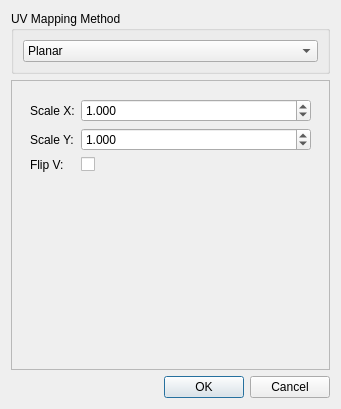
<?xml version="1.0" encoding="UTF-8"?>
<ui version="4.0">
 <class>UVGenerationDialog</class>
 <widget class="QDialog" name="UVGenerationDialog">
  <property name="geometry">
   <rect>
    <x>0</x>
    <y>0</y>
    <width>341</width>
    <height>409</height>
   </rect>
  </property>
  <property name="maximumSize">
   <size>
    <width>341</width>
    <height>16777215</height>
   </size>
  </property>
  <property name="windowTitle">
   <string>Generate UV Coordinates</string>
  </property>
  <layout class="QVBoxLayout" name="verticalLayout">
   <item>
    <widget class="QGroupBox" name="groupBox_Method">
     <property name="title">
      <string>UV Mapping Method</string>
     </property>
     <layout class="QVBoxLayout" name="verticalLayout_2">
      <item>
       <widget class="QComboBox" name="comboBox_Method">
        <item>
         <property name="text">
          <string>Planar</string>
         </property>
        </item>
        <item>
         <property name="text">
          <string>Cylindrical</string>
         </property>
        </item>
        <item>
         <property name="text">
          <string>Spherical</string>
         </property>
        </item>
        <item>
         <property name="text">
          <string>Angle-Based</string>
         </property>
        </item>
        <item>
         <property name="text">
          <string>Hybrid</string>
         </property>
        </item>
        <item>
         <property name="text">
          <string>Angle-Based Smart UV</string>
         </property>
        </item>
        <item>
         <property name="text">
          <string>Smart Project (Blender-style)</string>
         </property>
        </item>
       </widget>
      </item>
     </layout>
    </widget>
   </item>
   <item>
    <widget class="QScrollArea" name="scrollArea">
     <property name="widgetResizable">
      <bool>true</bool>
     </property>
     <widget class="QWidget" name="scrollAreaWidgetContents">
      <property name="geometry">
       <rect>
        <x>0</x>
        <y>0</y>
        <width>321</width>
        <height>281</height>
       </rect>
      </property>
      <layout class="QVBoxLayout" name="verticalLayout_3">
       <item>
        <widget class="QStackedWidget" name="stackedWidget_Options">
         <property name="currentIndex">
          <number>0</number>
         </property>
         <widget class="QWidget" name="page_Planar">
          <layout class="QFormLayout" name="formLayout_Planar">
           <item row="0" column="0">
            <widget class="QLabel" name="label_PlanarScaleX">
             <property name="text">
              <string>Scale X:</string>
             </property>
            </widget>
           </item>
           <item row="0" column="1">
            <widget class="QDoubleSpinBox" name="spinBox_PlanarScaleX">
             <property name="decimals">
              <number>3</number>
             </property>
             <property name="minimum">
              <double>0.001000000000000</double>
             </property>
             <property name="maximum">
              <double>100.000000000000000</double>
             </property>
             <property name="value">
              <double>1.000000000000000</double>
             </property>
            </widget>
           </item>
           <item row="1" column="0">
            <widget class="QLabel" name="label_PlanarScaleY">
             <property name="text">
              <string>Scale Y:</string>
             </property>
            </widget>
           </item>
           <item row="1" column="1">
            <widget class="QDoubleSpinBox" name="spinBox_PlanarScaleY">
             <property name="decimals">
              <number>3</number>
             </property>
             <property name="minimum">
              <double>0.001000000000000</double>
             </property>
             <property name="maximum">
              <double>100.000000000000000</double>
             </property>
             <property name="value">
              <double>1.000000000000000</double>
             </property>
            </widget>
           </item>
           <item row="2" column="0">
            <widget class="QLabel" name="label_FlipV_Planar">
             <property name="text">
              <string>Flip V:</string>
             </property>
            </widget>
           </item>
           <item row="2" column="1">
            <widget class="QCheckBox" name="checkBox_FlipV_Planar">
             <property name="text">
              <string/>
             </property>
            </widget>
           </item>
          </layout>
         </widget>
         <widget class="QWidget" name="page_Cylindrical">
          <layout class="QFormLayout" name="formLayout_Cylindrical">
           <item row="0" column="0">
            <widget class="QLabel" name="label_CylScale">
             <property name="text">
              <string>Scale:</string>
             </property>
            </widget>
           </item>
           <item row="0" column="1">
            <widget class="QDoubleSpinBox" name="spinBox_CylScale">
             <property name="decimals">
              <number>3</number>
             </property>
             <property name="minimum">
              <double>0.001000000000000</double>
             </property>
             <property name="maximum">
              <double>100.000000000000000</double>
             </property>
             <property name="value">
              <double>1.000000000000000</double>
             </property>
            </widget>
           </item>
           <item row="1" column="0">
            <widget class="QLabel" name="label_CylOffset">
             <property name="text">
              <string>Offset:</string>
             </property>
            </widget>
           </item>
           <item row="1" column="1">
            <widget class="QDoubleSpinBox" name="spinBox_CylOffset">
             <property name="toolTip">
              <string>Shifts the cylindrical projection along its axis</string>
             </property>
             <property name="decimals">
              <number>3</number>
             </property>
             <property name="minimum">
              <double>-10.000000000000000</double>
             </property>
             <property name="maximum">
              <double>10.000000000000000</double>
             </property>
            </widget>
           </item>
           <item row="2" column="0">
            <widget class="QLabel" name="label_CylSeamRotation">
             <property name="text">
              <string>Seam Rotation (degrees):</string>
             </property>
            </widget>
           </item>
           <item row="2" column="1">
            <widget class="QDoubleSpinBox" name="spinBox_CylSeamRotation">
             <property name="decimals">
              <number>1</number>
             </property>
             <property name="minimum">
              <double>-360.000000000000000</double>
             </property>
             <property name="maximum">
              <double>360.000000000000000</double>
             </property>
            </widget>
           </item>
           <item row="3" column="0">
            <widget class="QLabel" name="label_FlipV_Cyl">
             <property name="text">
              <string>Flip V:</string>
             </property>
            </widget>
           </item>
           <item row="3" column="1">
            <widget class="QCheckBox" name="checkBox_FlipV_Cyl">
             <property name="text">
              <string/>
             </property>
            </widget>
           </item>
          </layout>
         </widget>
         <widget class="QWidget" name="page_Spherical">
          <layout class="QFormLayout" name="formLayout_Spherical">
           <item row="0" column="0">
            <widget class="QLabel" name="label_SphereScale">
             <property name="text">
              <string>Scale:</string>
             </property>
            </widget>
           </item>
           <item row="0" column="1">
            <widget class="QDoubleSpinBox" name="spinBox_SphereScale">
             <property name="decimals">
              <number>3</number>
             </property>
             <property name="minimum">
              <double>0.001000000000000</double>
             </property>
             <property name="maximum">
              <double>100.000000000000000</double>
             </property>
             <property name="value">
              <double>1.000000000000000</double>
             </property>
            </widget>
           </item>
           <item row="1" column="0">
            <widget class="QLabel" name="label_SphereRotation">
             <property name="text">
              <string>UV Rotation (degrees):</string>
             </property>
            </widget>
           </item>
           <item row="1" column="1">
            <widget class="QDoubleSpinBox" name="spinBox_SphereRotation">
             <property name="decimals">
              <number>1</number>
             </property>
             <property name="minimum">
              <double>-360.000000000000000</double>
             </property>
             <property name="maximum">
              <double>360.000000000000000</double>
             </property>
            </widget>
           </item>
           <item row="2" column="0">
            <widget class="QLabel" name="label_DuplicatePoles">
             <property name="text">
              <string>Duplicate Pole Vertices:</string>
             </property>
            </widget>
           </item>
           <item row="2" column="1">
            <widget class="QCheckBox" name="checkBox_DuplicatePoles">
             <property name="toolTip">
              <string>Duplicate vertices at the poles to avoid UV pinching/distortion</string>
             </property>
             <property name="text">
              <string/>
             </property>
             <property name="checked">
              <bool>true</bool>
             </property>
            </widget>
           </item>
           <item row="3" column="0">
            <widget class="QLabel" name="label_SeamlessSpherical">
             <property name="text">
              <string>Seamless:</string>
             </property>
            </widget>
           </item>
           <item row="3" column="1">
            <widget class="QCheckBox" name="checkBox_SeamlessSpherical">
             <property name="toolTip">
              <string>Wrap U continuously to avoid a visible seam</string>
             </property>
             <property name="text">
              <string/>
             </property>
             <property name="checked">
              <bool>true</bool>
             </property>
            </widget>
           </item>
           <item row="4" column="0">
            <widget class="QLabel" name="label_FlipV_Sphere">
             <property name="text">
              <string>Flip V:</string>
             </property>
            </widget>
           </item>
           <item row="4" column="1">
            <widget class="QCheckBox" name="checkBox_FlipV_Sphere">
             <property name="text">
              <string/>
             </property>
            </widget>
           </item>
          </layout>
         </widget>
         <widget class="QWidget" name="page_AngleBased">
          <layout class="QFormLayout" name="formLayout_AngleBased">
           <item row="0" column="0">
            <widget class="QLabel" name="label_AngleThreshold">
             <property name="text">
              <string>Angle Threshold (degrees):</string>
             </property>
            </widget>
           </item>
           <item row="0" column="1">
            <widget class="QDoubleSpinBox" name="spinBox_AngleThreshold">
             <property name="toolTip">
              <string>Face-angle difference above which a hard UV seam is cut</string>
             </property>
             <property name="decimals">
              <number>1</number>
             </property>
             <property name="maximum">
              <double>180.000000000000000</double>
             </property>
             <property name="value">
              <double>60.000000000000000</double>
             </property>
            </widget>
           </item>
           <item row="1" column="0">
            <widget class="QLabel" name="label_DistortionWeight">
             <property name="text">
              <string>Distortion Weight:</string>
             </property>
            </widget>
           </item>
           <item row="1" column="1">
            <widget class="QDoubleSpinBox" name="spinBox_DistortionWeight">
             <property name="toolTip">
              <string>Balance between angle-preserving and area-preserving unwrapping</string>
             </property>
             <property name="decimals">
              <number>2</number>
             </property>
             <property name="maximum">
              <double>1.000000000000000</double>
             </property>
             <property name="singleStep">
              <double>0.100000000000000</double>
             </property>
             <property name="value">
              <double>0.500000000000000</double>
             </property>
            </widget>
           </item>
           <item row="2" column="0">
            <widget class="QLabel" name="label_PreserveAspect">
             <property name="text">
              <string>Preserve Aspect Ratio:</string>
             </property>
            </widget>
           </item>
           <item row="2" column="1">
            <widget class="QCheckBox" name="checkBox_PreserveAspect">
             <property name="toolTip">
              <string>Keep UV proportions matching the 3D geometry</string>
             </property>
             <property name="text">
              <string/>
             </property>
             <property name="checked">
              <bool>true</bool>
             </property>
            </widget>
           </item>
           <item row="3" column="0">
            <widget class="QLabel" name="label_SeamPadding">
             <property name="text">
              <string>Seam Padding:</string>
             </property>
            </widget>
           </item>
           <item row="3" column="1">
            <widget class="QDoubleSpinBox" name="spinBox_SeamPadding">
             <property name="toolTip">
              <string>Gap left around UV island edges to prevent texture bleeding</string>
             </property>
             <property name="decimals">
              <number>3</number>
             </property>
             <property name="maximum">
              <double>1.000000000000000</double>
             </property>
             <property name="singleStep">
              <double>0.010000000000000</double>
             </property>
             <property name="value">
              <double>0.020000000000000</double>
             </property>
            </widget>
           </item>
           <item row="4" column="0">
            <widget class="QLabel" name="label_EnableRelaxation">
             <property name="text">
              <string>Enable Relaxation:</string>
             </property>
            </widget>
           </item>
           <item row="4" column="1">
            <widget class="QCheckBox" name="checkBox_EnableRelaxation">
             <property name="toolTip">
              <string>Smooth UV islands after unwrapping to reduce stretching</string>
             </property>
             <property name="text">
              <string/>
             </property>
            </widget>
           </item>
           <item row="5" column="0">
            <widget class="QLabel" name="label_RelaxationIterations">
             <property name="text">
              <string>Relaxation Iterations:</string>
             </property>
            </widget>
           </item>
           <item row="5" column="1">
            <widget class="QSpinBox" name="spinBox_RelaxationIterations">
             <property name="toolTip">
              <string>How many relaxation passes to run</string>
             </property>
             <property name="minimum">
              <number>1</number>
             </property>
             <property name="maximum">
              <number>100</number>
             </property>
             <property name="value">
              <number>10</number>
             </property>
            </widget>
           </item>
           <item row="6" column="0">
            <widget class="QLabel" name="label_EnablePacking">
             <property name="text">
              <string>Enable Packing:</string>
             </property>
            </widget>
           </item>
           <item row="6" column="1">
            <widget class="QCheckBox" name="checkBox_EnablePacking">
             <property name="toolTip">
              <string>Automatically pack UV islands into 0-1 space</string>
             </property>
             <property name="text">
              <string/>
             </property>
             <property name="checked">
              <bool>true</bool>
             </property>
            </widget>
           </item>
          </layout>
         </widget>
         <widget class="QWidget" name="page_Hybrid">
          <layout class="QVBoxLayout" name="verticalLayout_4">
           <item>
            <widget class="QLabel" name="label_Hybrid">
             <property name="text">
              <string>Hybrid method automatically selects the best UV mapping based on mesh analysis. No additional parameters required.</string>
             </property>
             <property name="wordWrap">
              <bool>true</bool>
             </property>
            </widget>
           </item>
           <item>
            <spacer name="verticalSpacer_Hybrid">
             <property name="orientation">
              <enum>Qt::Orientation::Vertical</enum>
             </property>
             <property name="sizeHint" stdset="0">
              <size>
               <width>20</width>
               <height>40</height>
              </size>
             </property>
            </spacer>
           </item>
          </layout>
         </widget>
         <widget class="QWidget" name="page_SmartUV">
          <layout class="QFormLayout" name="formLayout_SmartUV">
           <item row="0" column="0">
            <widget class="QLabel" name="label_AngleThreshold_Smart">
             <property name="text">
              <string>Angle Threshold (degrees):</string>
             </property>
            </widget>
           </item>
           <item row="0" column="1">
            <widget class="QDoubleSpinBox" name="spinBox_AngleThreshold_Smart">
             <property name="toolTip">
              <string>Face-angle difference above which a hard UV seam is cut</string>
             </property>
             <property name="decimals">
              <number>1</number>
             </property>
             <property name="maximum">
              <double>180.000000000000000</double>
             </property>
             <property name="value">
              <double>60.000000000000000</double>
             </property>
            </widget>
           </item>
           <item row="1" column="0">
            <widget class="QLabel" name="label_EnableRelaxation_Smart">
             <property name="text">
              <string>Enable Relaxation:</string>
             </property>
            </widget>
           </item>
           <item row="1" column="1">
            <widget class="QCheckBox" name="checkBox_EnableRelaxation_Smart">
             <property name="toolTip">
              <string>Smooth UV islands after unwrapping to reduce stretching</string>
             </property>
             <property name="text">
              <string/>
             </property>
            </widget>
           </item>
           <item row="2" column="0">
            <widget class="QLabel" name="label_RelaxationIterations_Smart">
             <property name="text">
              <string>Relaxation Iterations:</string>
             </property>
            </widget>
           </item>
           <item row="2" column="1">
            <widget class="QSpinBox" name="spinBox_RelaxationIterations_Smart">
             <property name="toolTip">
              <string>How many relaxation passes to run</string>
             </property>
             <property name="minimum">
              <number>1</number>
             </property>
             <property name="maximum">
              <number>100</number>
             </property>
             <property name="value">
              <number>10</number>
             </property>
            </widget>
           </item>
          </layout>
         </widget>
         <widget class="QWidget" name="page_SmartProject">
          <layout class="QFormLayout" name="formLayout_SmartProject">
           <item row="0" column="0">
            <widget class="QLabel" name="label_AngleLimit_SmartProject">
             <property name="text">
              <string>Angle Limit (degrees):</string>
             </property>
            </widget>
           </item>
           <item row="0" column="1">
            <widget class="QDoubleSpinBox" name="spinBox_AngleLimit_SmartProject">
             <property name="toolTip">
              <string>Lower for more projection groups (less distortion, more islands), higher for fewer projection groups</string>
             </property>
             <property name="decimals">
              <number>1</number>
             </property>
             <property name="minimum">
              <double>0.000000000000000</double>
             </property>
             <property name="maximum">
              <double>89.000000000000000</double>
             </property>
             <property name="value">
              <double>66.000000000000000</double>
             </property>
            </widget>
           </item>
           <item row="1" column="0">
            <widget class="QLabel" name="label_AreaWeight_SmartProject">
             <property name="text">
              <string>Area Weight:</string>
             </property>
            </widget>
           </item>
           <item row="1" column="1">
            <widget class="QDoubleSpinBox" name="spinBox_AreaWeight_SmartProject">
             <property name="toolTip">
              <string>Weight projection direction clustering by face area; 0 treats all faces equally, 1 lets large faces dominate</string>
             </property>
             <property name="decimals">
              <number>2</number>
             </property>
             <property name="maximum">
              <double>1.000000000000000</double>
             </property>
             <property name="singleStep">
              <double>0.100000000000000</double>
             </property>
             <property name="value">
              <double>0.000000000000000</double>
             </property>
            </widget>
           </item>
           <item row="2" column="0">
            <widget class="QLabel" name="label_EnablePacking_SmartProject">
             <property name="text">
              <string>Enable Packing:</string>
             </property>
            </widget>
           </item>
           <item row="2" column="1">
            <widget class="QCheckBox" name="checkBox_EnablePacking_SmartProject">
             <property name="toolTip">
              <string>Automatically pack UV islands into 0-1 space</string>
             </property>
             <property name="text">
              <string/>
             </property>
             <property name="checked">
              <bool>true</bool>
             </property>
            </widget>
           </item>
           <item row="3" column="0">
            <widget class="QLabel" name="label_FlipV_SmartProject">
             <property name="text">
              <string>Flip V:</string>
             </property>
            </widget>
           </item>
           <item row="3" column="1">
            <widget class="QCheckBox" name="checkBox_FlipV_SmartProject">
             <property name="text">
              <string/>
             </property>
            </widget>
           </item>
          </layout>
         </widget>
        </widget>
       </item>
      </layout>
     </widget>
    </widget>
   </item>
   <item>
    <widget class="QDialogButtonBox" name="buttonBox">
     <property name="orientation">
      <enum>Qt::Orientation::Horizontal</enum>
     </property>
     <property name="standardButtons">
      <set>QDialogButtonBox::StandardButton::Cancel|QDialogButtonBox::StandardButton::Ok</set>
     </property>
    </widget>
   </item>
  </layout>
 </widget>
 <resources/>
 <connections>
  <connection>
   <sender>buttonBox</sender>
   <signal>accepted()</signal>
   <receiver>UVGenerationDialog</receiver>
   <slot>accept()</slot>
   <hints>
    <hint type="sourcelabel">
     <x>248</x>
     <y>254</y>
    </hint>
    <hint type="destinationlabel">
     <x>157</x>
     <y>274</y>
    </hint>
   </hints>
  </connection>
  <connection>
   <sender>buttonBox</sender>
   <signal>rejected()</signal>
   <receiver>UVGenerationDialog</receiver>
   <slot>reject()</slot>
   <hints>
    <hint type="sourcelabel">
     <x>316</x>
     <y>260</y>
    </hint>
    <hint type="destinationlabel">
     <x>286</x>
     <y>274</y>
    </hint>
   </hints>
  </connection>
 </connections>
</ui>
